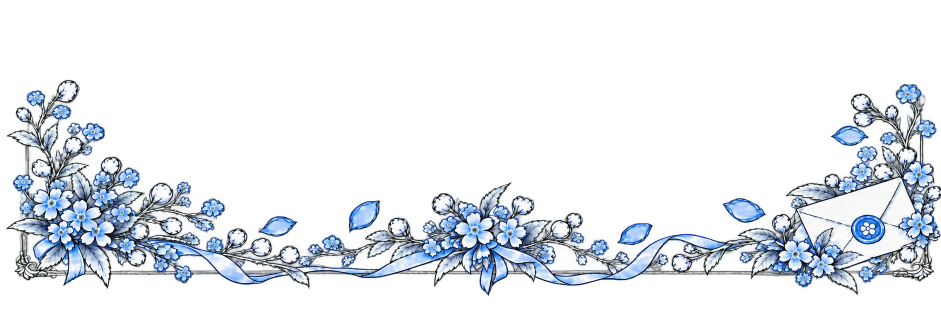
#> input picture assets/blue-clean-v1/bottom.webp, 1882 x 627 px, given in place of ink-atlas.webp, which was not available (shown at 1/2 size)
$ python build-ink-aligned.py
#> lines starting #> are read from the running program, lines starting #| are printed output that depends on the picture
"""Package approved artwork into small theme assets; preserve Rose CSS layout."""
from pathlib import Path
from PIL import Image,ImageOps
import numpy as np,json,re,colorsys
R=Path(__file__).resolve().parents[1];D=R/'assets/ink-aligned-v2';D.mkdir(exist_ok=True)
img=Image.open(R/'assets/ink-v1/ink-atlas.webp').convert('RGB')
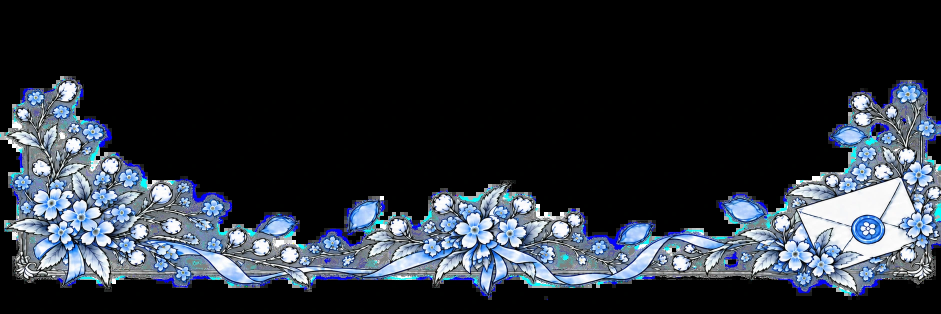
#> img: PIL image 1882x627 RGB (shown at 1/2 size); mean R, G, B 40.4, 46.6, 55
# Asset-sheet extraction only. Convert white paper into transparency for overlays.
rects={'v1/icon-book':(351,30,454,110),'v1/icon-cards':(912,30,979,111),'v1/icon-gift':(704,27,801,111),'v1/icon-landscape':(574,29,681,110),'v1/icon-letter':(251,29,328,112),'v1/icon-mask':(811,29,901,111),'v1/icon-moons':(139,29,226,108),'v1/icon-pendulum':(38,28,109,111),'v1/icon-quill':(251,29,328,112),'v3/icon-mirror':(475,25,552,111),'v1/moon-footer':(350,1280,676,1380),'v1/name-ribbon':(238,746,784,830),'v10/name-left':(0,690,100,1030),'v10/name-right':(924,690,1024,1030),'v11/message-divider':(232,1380,792,1435),'v4/bar-frame':(0,1432,1024,1530),'v5/counter-frame':(96,674,934,743),'v6/bottom-left':(0,1110,310,1380),'v6/bottom-right':(714,1110,1024,1380),'v7/portrait-surround':(0,136,1024,690),'v7/reasoning-ribbon':(238,746,784,830),'v9/controls-frame':(100,820,924,1024)}
#> (the run stopped early here; a loop or call above may not have finished)

$ run again, on assets/blue-modular-v2/bottom-left.webp
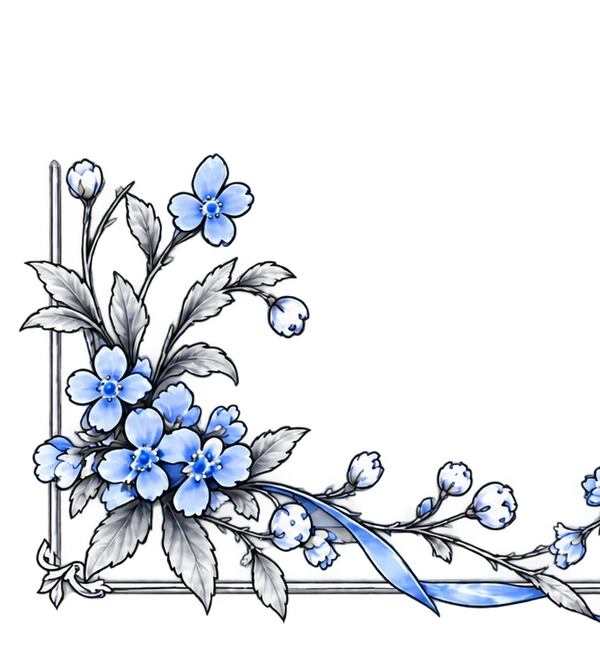
#> input picture assets/blue-modular-v2/bottom-left.webp, 600 x 648 px, given in place of ink-atlas.webp, which was not available
#> `img=Image.open(R/'assets/ink-v1/ink-atlas.webp').convert('RGB')`:
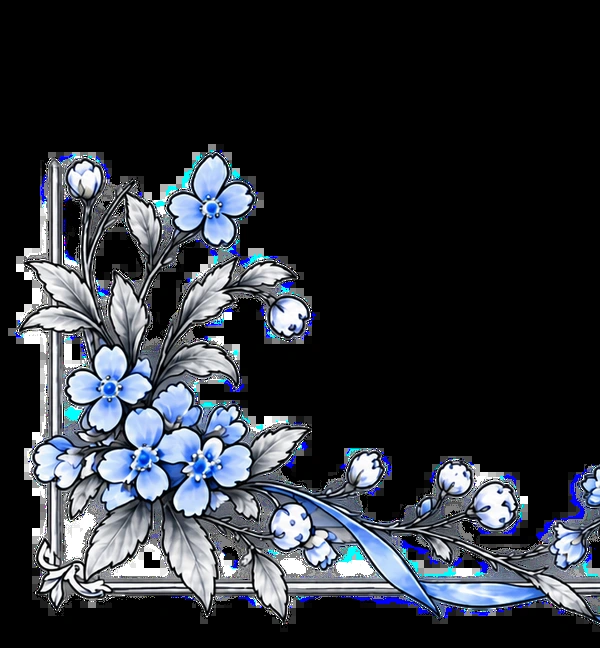
#> img: PIL image 600x648 RGB; mean R, G, B 45.2, 49, 55.8

$ run again, on assets/blue-modular-v2/bottom-right.webp
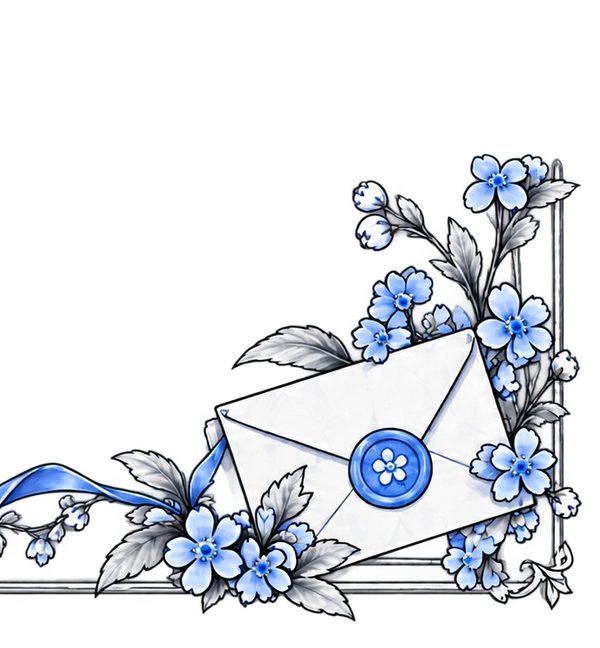
#> input picture assets/blue-modular-v2/bottom-right.webp, 600 x 648 px, given in place of ink-atlas.webp, which was not available
#> `img=Image.open(R/'assets/ink-v1/ink-atlas.webp').convert('RGB')`:
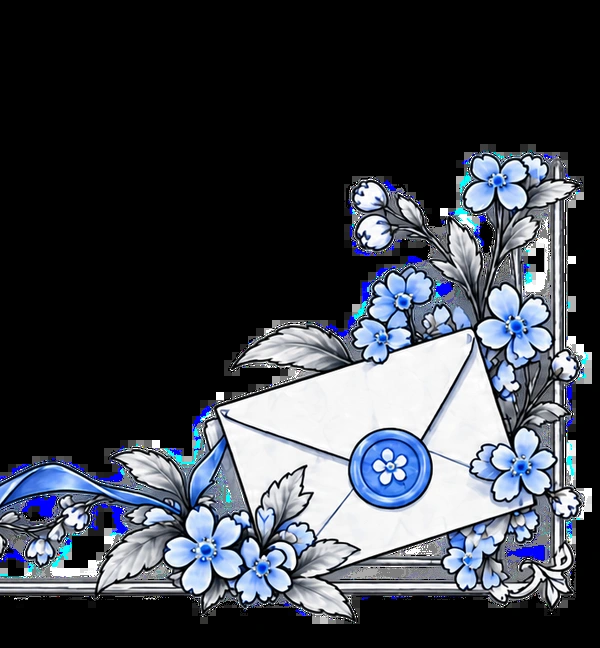
#> img: PIL image 600x648 RGB; mean R, G, B 60.8, 65.1, 73.3

$ run again, on assets/blue-refined-v3/name-left.webp
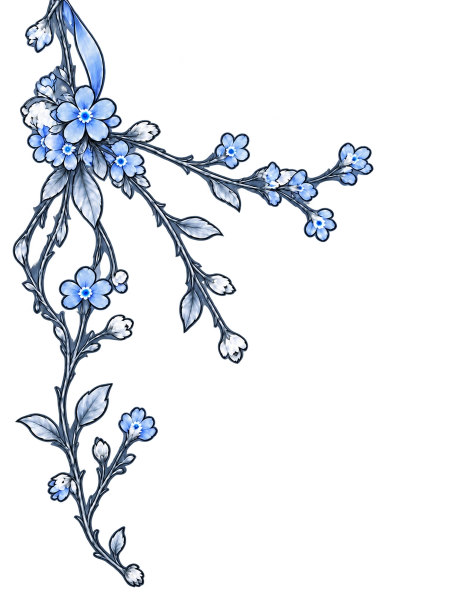
#> input picture assets/blue-refined-v3/name-left.webp, 908 x 1200 px, given in place of ink-atlas.webp, which was not available (shown at 1/2 size)
#> `img=Image.open(R/'assets/ink-v1/ink-atlas.webp').convert('RGB')`:
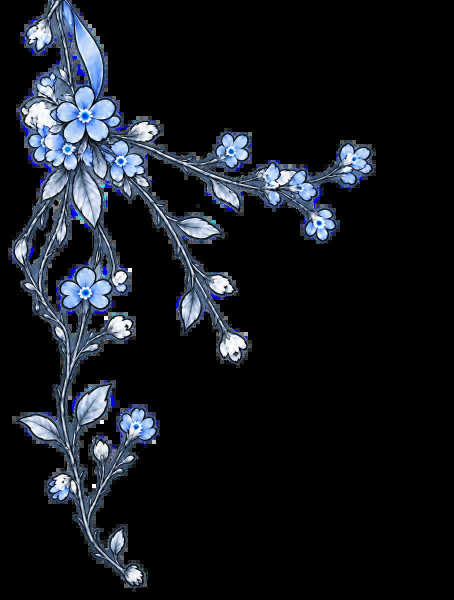
#> img: PIL image 908x1200 RGB (shown at 1/2 size); mean R, G, B 21.7, 25.1, 31.1
